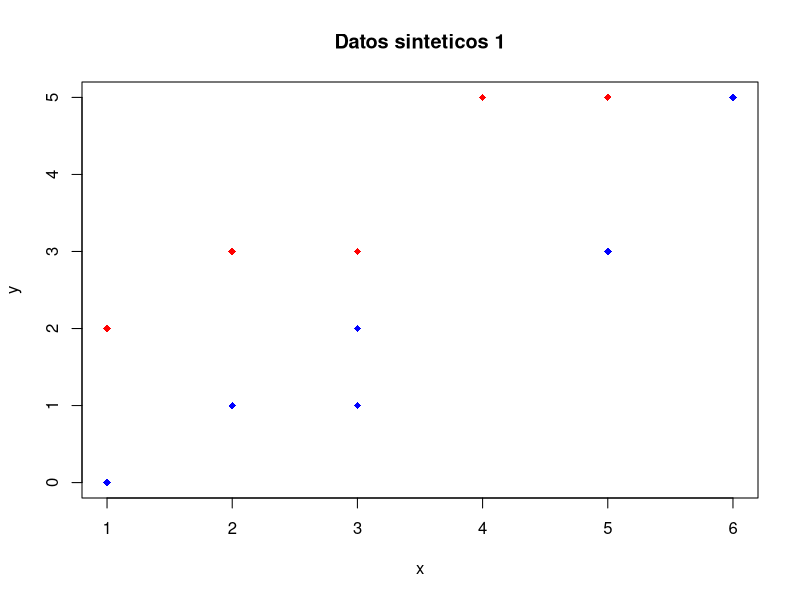
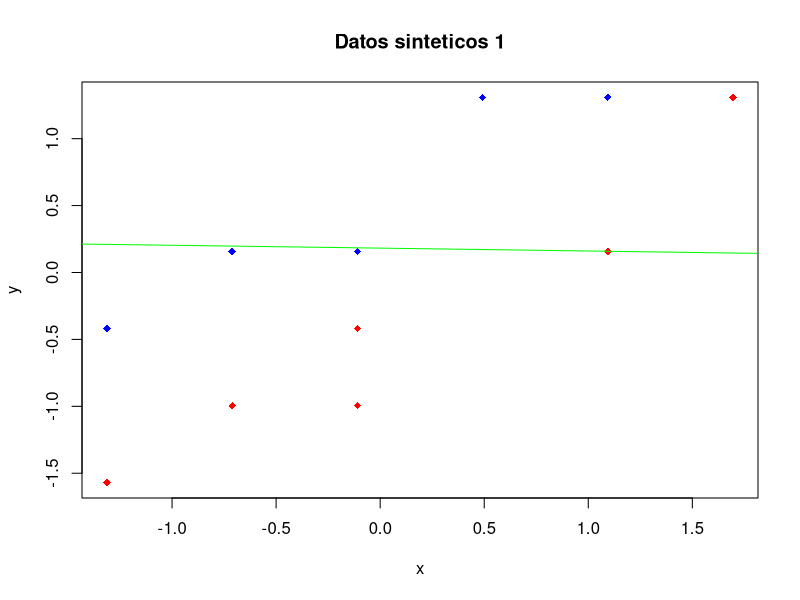
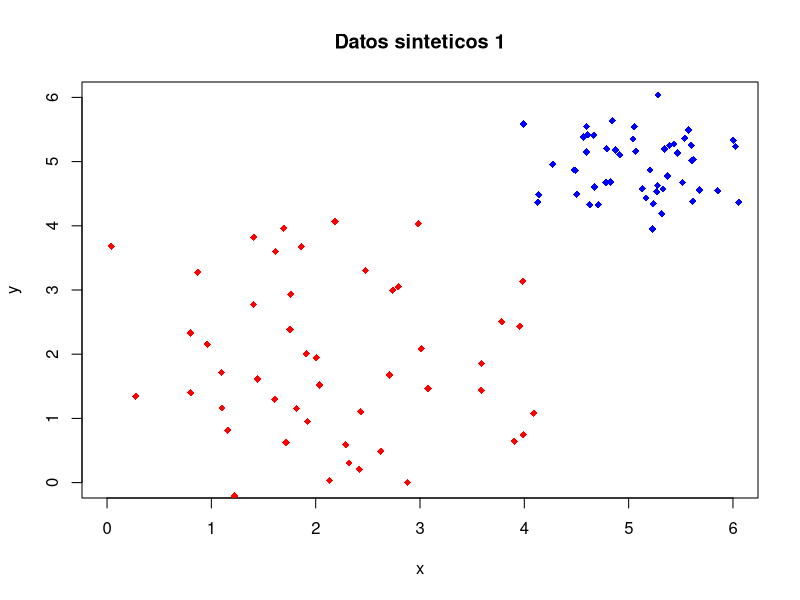
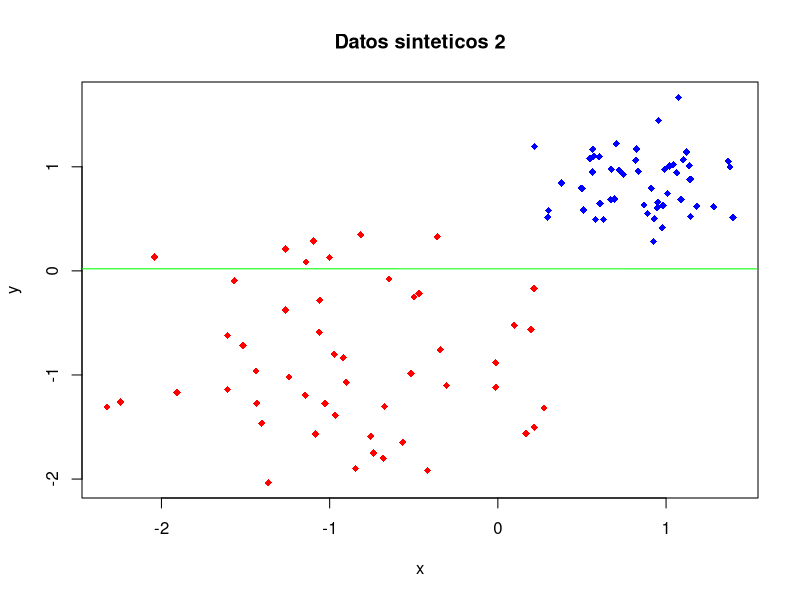
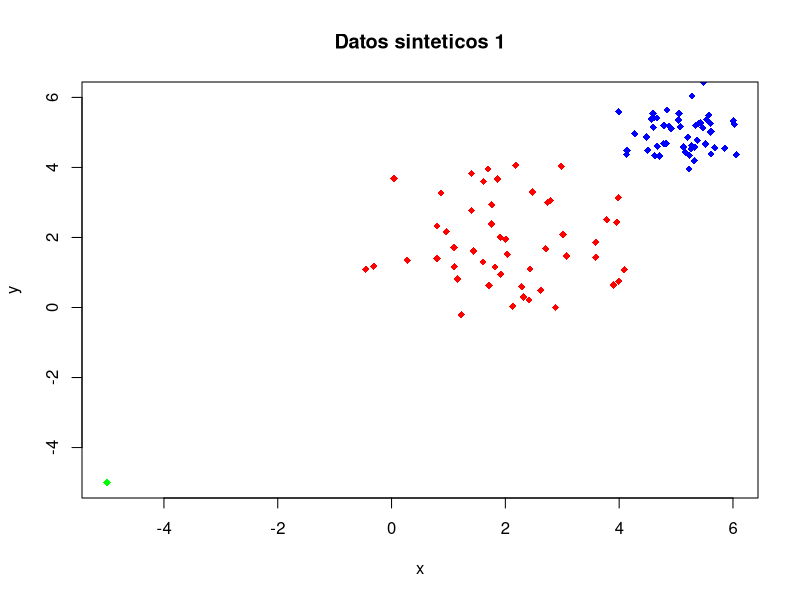
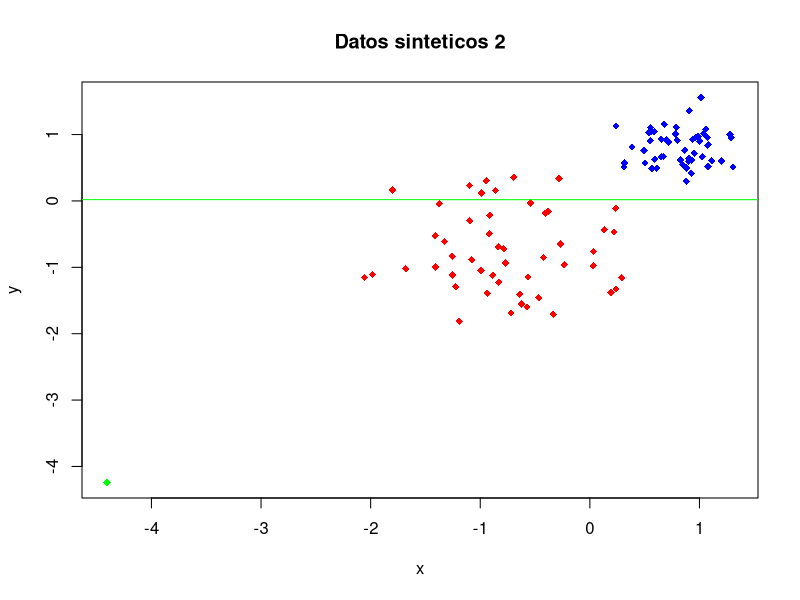

Write R code to recreate these figures, in order.
#####Ejercicio 2, tarea 3 de ciencia de datos     ##
#Autor:Jorge Luis Ramos Zavaleta                  ##
#jorge.ramos@cimat.mx                             ##
####################################################

#Usando lm para clasificar un conjunto haciendo uso de la relacion con
#analisis discriminante de Fisher
#Primer ejemplo
#Generamos los datos
c1<-matrix(c(seq(1,5),2,3,3,5,5),ncol=2)
c2<-matrix(c(1,2,3,3,5,6,0,1,1,2,3,5),ncol=2)
#Escalamos los datos
cm1<-rbind(c1,c2)
cm1<-scale(cm1)

#Preparamos nuestro vector de resultado
y<-c(rep(1/5,5),rep(1/6,6))
b<-lm(y~cm1) #Aplicamos lm

#Graficamos los datos originales
plot(c2,col="blue",pch=18,main="Datos sinteticos 1", xlab="x", ylab="y")
points(c1,col="red",pch=18)

#Graficamos los datos escalados con la recta de "Fisher"
plot(cm1[1:5,],col="blue",pch=18,xlim=c(min(cm1[,1]),max(cm1[,1])), 
     ylim=c(min(cm1[,2]),max(cm1[,2])),main="Datos sinteticos 1", xlab="x", ylab="y")
points(cm1[6:11,],col="red",pch=18)
abline(b$coefficients[1:2], col="green")

#Segundo ejemplo
#Generamos los datos
set.seed(2)
c11<-matrix(c(rnorm(50,2,sd=1),rnorm(50,2,sd=1)),ncol =2)
c21<-matrix(c(rnorm(52,5,sd=0.5),rnorm(52,5,sd=0.5)),ncol=2)
cm2<-rbind(c11,c21)
cm2<-scale(cm2)

#Preparamos nuestro vector de resultado
y1<-c(rep(1/50,50),rep(1/52,52))
#Aplicamos lm
b<-lm(y1~cm2)

#Graficamos los datos originales
plot(c21,col="blue",pch=18,main="Datos sinteticos 1", xlab="x", ylab="y",xlim=c(0,6),ylim=c(0,6))
points(c11,col="red",pch=18)

#Graficamos la recta de separacion
plot(cm2[1:50,],col="red",pch=18,xlim=c(min(cm2[,1]),max(cm2[,1])), 
     ylim=c(min(cm2[,2]),max(cm2[,2])),main="Datos sinteticos 2", xlab="x", ylab="y")
points(cm2[51:102,],col="blue",pch=18)
abline(b$coefficients[1:2], col="green")

#Inciso f ejercicio 2
#Se usara el mismo ejemplo 2 agregando un dato atipico

set.seed(2)
c12<-matrix(c(rnorm(50,2,sd=1),-5,rnorm(50,2,sd=1),-5),ncol =2)
c22<-matrix(c(rnorm(52,5,sd=0.5),rnorm(52,5,sd=0.5)),ncol=2)
#Calculamos los centroides
c12mean<-apply(c12,2,mean)      #Centroide con el dato atitipo 
c11mean<-apply(c11,2,mean)      #Centroide sin el dato atipico
pesoatipico<-dist(rbind(c(-5,5),c12mean))/dist(rbind(c(-5,5),c11mean))
cm3<-rbind(c12,c22)

cm3<-scale(cm3)

#Preparamos nuestro vector de resultado
y2<-c(rep(1/51,51),rep(1/52,52))
#Aplicamos lm
b<-lm(y2~cm3,weights = c(rep(1,50),pesoatipico,rep(1,52)))

#Graficamos los datos originales
plot(c22,col="blue",pch=18,main="Datos sinteticos 1", xlab="x", ylab="y",xlim=c(-5,6),ylim=c(-5,6))
points(c12,pch=18,col=c(rep("red",50),"green"))

#Graficamos la recta de separacion
plot(cm3[1:51,],col=c(rep("red",50),"green"),pch=18,xlim=c(min(cm3[,1]),max(cm3[,1])), 
     ylim=c(min(cm3[,2]),max(cm3[,2])),main="Datos sinteticos 2", xlab="x", ylab="y")
points(cm3[52:103,],col="blue",pch=18)
abline(b$coefficients[1:2], col="green")

